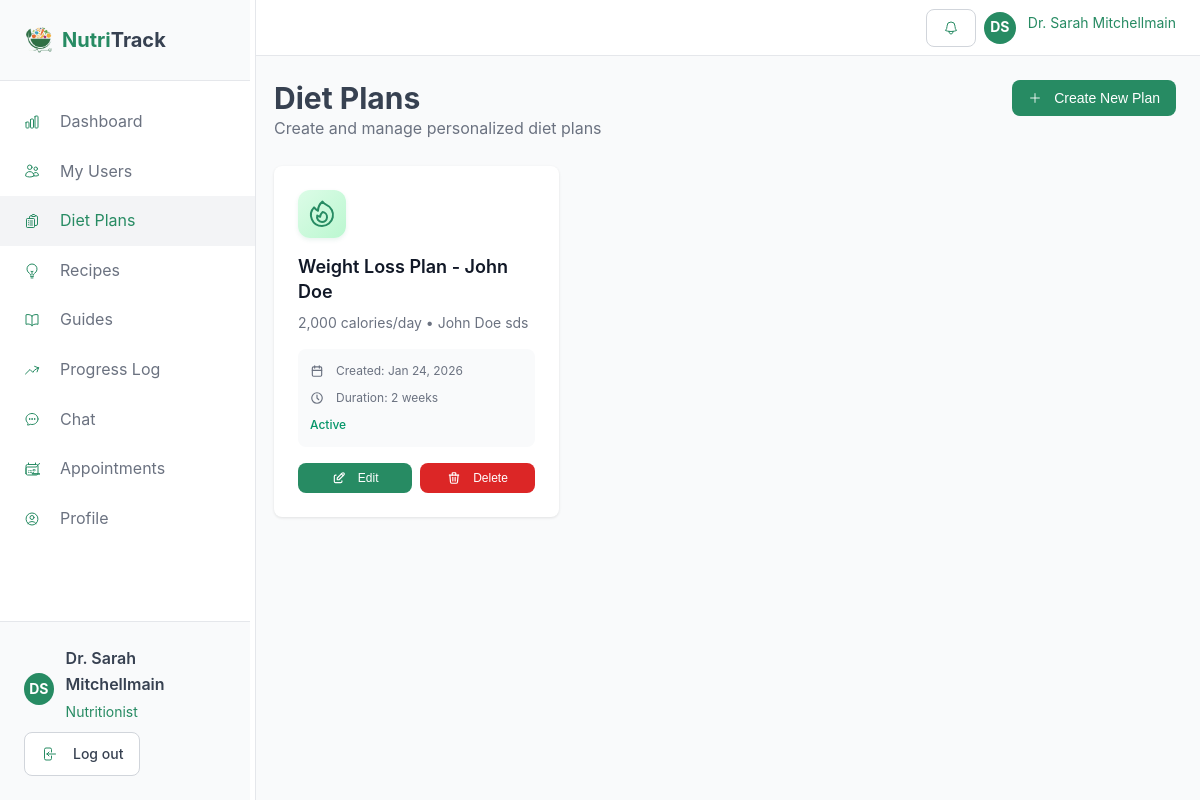
Screenshot of /nutritionists/diet-plans.php (signed in) with the database file from the repository.
### tables this page shows
CREATE TABLE `users` (
  `id` int(11) NOT NULL,
  `name` varchar(100) NOT NULL,
  `email` varchar(100) NOT NULL,
  `password` varchar(255) NOT NULL,
  `phone` varchar(20) DEFAULT NULL,
  `role` enum('user','nutritionist','admin') NOT NULL DEFAULT 'user',
  `status` enum('active','pending','inactive') NOT NULL DEFAULT 'pending',
  `weight` decimal(5,2) DEFAULT NULL,
  `height` decimal(5,2) DEFAULT NULL,
  `age` int(11) DEFAULT NULL,
  `goal` enum('weight_loss','maintain','gain_weight','build_muscle') DEFAULT NULL,
  `health_conditions` text DEFAULT NULL,
  `specialty` varchar(100) DEFAULT NULL,
  `bio` text DEFAULT NULL,
  `rating` decimal(3,2) DEFAULT NULL,
  `nutritionist_id` int(11) DEFAULT NULL,
  `created_at` timestamp NOT NULL DEFAULT current_timestamp(),
  `updated_at` timestamp NOT NULL DEFAULT current_timestamp() ON UPDATE current_timestamp(),
  `profile_image` varchar(255) DEFAULT NULL
);

CREATE TABLE `diet_plans` (
  `id` int(11) NOT NULL,
  `user_id` int(11) NOT NULL,
  `nutritionist_id` int(11) NOT NULL,
  `name` varchar(100) NOT NULL,
  `description` text DEFAULT NULL,
  `daily_calories` int(11) DEFAULT NULL,
  `protein_goal` int(11) DEFAULT NULL,
  `carbs_goal` int(11) DEFAULT NULL,
  `fat_goal` int(11) DEFAULT NULL,
  `duration_weeks` int(11) DEFAULT NULL,
  `start_date` date DEFAULT NULL,
  `status` enum('active','completed','cancelled') DEFAULT 'active',
  `created_at` timestamp NOT NULL DEFAULT current_timestamp()
);

### nutritionists/diet-plans.php (the view, shortened to what this page needs)
<?php
require_once '../includes/session.php';
$db = getDB();
$nutritionistId = $_SESSION['user_id'];
$stmt = $db->prepare("SELECT dp.*, u.name as user_name
                      FROM diet_plans dp
                      JOIN users u ON dp.user_id = u.id
                      WHERE dp.nutritionist_id = ?
                      ORDER BY dp.created_at DESC");
$stmt->execute([$nutritionistId]);
$dietPlans = $stmt->fetchAll();
include 'header.php';
?>
<div class="space-y-6">
    <div class="page-header">
        <div>
            <h1 class="text-3xl font-bold">Diet Plans</h1>
            <p class="text-muted-foreground">Create and manage personalized diet plans</p>
        </div>
        <button class="btn btn-primary" onclick="showCreatePlanModal()">
<svg xmlns="http://www.w3.org/2000/svg" fill="none" viewBox="0 0 24 24" stroke="currentColor" style="width:14px;height:14px;stroke-width:1.5;color:#fff;vertical-align:middle;margin-right:4px;">
  <path stroke-linecap="round" stroke-linejoin="round" d="M12 4.5v15m7.5-7.5h-15" />
</svg> Create New Plan</button>
    </div>
    <div id="dietPlansContainer" class="grid sm:grid-cols-2 lg:grid-cols-3 gap-6">
        <?php if (empty($dietPlans)): ?>
        <div class="col-span-2 text-center py-12">
            <p class="text-muted-foreground">No diet plans yet. Click "Create New Plan" to get started.</p>
        </div>
        <?php else: ?>
        <?php foreach ($dietPlans as $plan): ?>
        <div class="diet-plan-card" data-plan-id="<?= $plan['id'] ?>">
            <div class="diet-plan-content">
                <div class="diet-plan-icon">
                </div>
                <h3 class="diet-plan-title"><?= htmlspecialchars($plan['name']) ?></h3>
                <p class="diet-plan-description"><?= number_format($plan['daily_calories']) ?> calories/day • <?= htmlspecialchars($plan['user_name']) ?></p>
                <div class="diet-plan-meta">
                    <span class="meta-item">
                        Created: <?= date('M d, Y', strtotime($plan['created_at'])) ?>
                    </span>
                    <span class="meta-item">
                        <svg xmlns="http://www.w3.org/2000/svg" width="14" height="14" viewBox="0 0 24 24" fill="none" stroke="currentColor" stroke-width="2" stroke-linecap="round" stroke-linejoin="round" style="vertical-align:middle;margin-right:4px;"><path d="M3 12a9 9 0 1 0 18 0a9 9 0 0 0 -18 0" /><path d="M12 7v5l3 3" /></svg>
                        Duration: <?= $plan['duration_weeks'] ?> weeks
                    </span>
                    <span class="meta-item status-<?= $plan['status'] ?>">
                        <?= ucfirst($plan['status']) ?>
                    </span>
                </div>
                <div class="diet-plan-actions">
                    <button class="btn btn-primary btn-sm" onclick="editPlan(<?= $plan['id'] ?>, '<?= htmlspecialchars(addslashes($plan['name'])) ?>', <?= $plan['daily_calories'] ?>, <?= $plan['duration_weeks'] ?>, '<?= htmlspecialchars(addslashes($plan['description'] ?? '')) ?>', '<?= $plan['status'] ?>')">
                        Edit
                    </button>
                    <button class="btn btn-danger btn-sm" onclick="deletePlan(<?= $plan['id'] ?>, '<?= htmlspecialchars(addslashes($plan['name'])) ?>')">
                        Delete
                    </button>
                </div>
            </div>
        </div>
        <?php endforeach; ?>
        <?php endif; ?>
    </div>
</div>
<?php include 'footer.php'; ?>

### nutritionists/header.php (shortened to what this page needs)
<?php
require_once '../includes/session.php';
$user = getCurrentUser();
?>
<!DOCTYPE html>
<html lang="en">
<head>
    <link rel="stylesheet" href="http://localhost/Health%20DIet/style.css">
</head>
<body>
    <div class="user-layout">
        <aside class="sidebar">
            <div class="sidebar-header">
                <a href="dashboard.php" class="logo">
                    <div style="display:flex; justify-self: center;">
                        <img style="width:30px;height:30px" src="../assets/images/nutritrak_logo-removebg-preview.png" alt="NutriTrack Logo">
                    </div>
                    <span class="logo-text"><span style="color:#278b63;">Nutri</span>Track</span>
                </a>
            </div>
            <nav class="sidebar-nav">
                <a href="dashboard.php" class="<?php echo basename($_SERVER['PHP_SELF']) == 'dashboard.php' ? 'active' : ''; ?>">
 Dashboard
                </a>
                <a href="users.php" class="<?php echo basename($_SERVER['PHP_SELF']) == 'users.php' ? 'active' : ''; ?>">
 My Users
                </a>
                <a href="diet-plans.php" class="<?php echo basename($_SERVER['PHP_SELF']) == 'diet-plans.php' ? 'active' : ''; ?>">
 Diet Plans
                </a>
                <a href="suggestions.php" class="<?php echo basename($_SERVER['PHP_SELF']) == 'suggestions.php' ? 'active' : ''; ?>">
 Recipes
                </a>
                <a href="guides.php" class="<?php echo basename($_SERVER['PHP_SELF']) == 'guides.php' ? 'active' : ''; ?>">
 Guides
                </a>
                <a href="progress.php" class="<?php echo basename($_SERVER['PHP_SELF']) == 'progress.php' ? 'active' : ''; ?>">
 Progress Log
                </a>
                <a href="chat.php" class="<?php echo basename($_SERVER['PHP_SELF']) == 'chat.php' ? 'active' : ''; ?>">
 Chat
                </a>
                <a href="appointments.php" class="<?php echo basename($_SERVER['PHP_SELF']) == 'appointments.php' ? 'active' : ''; ?>">
 Appointments
                </a>
                <a href="settings.php" class="<?php echo basename($_SERVER['PHP_SELF']) == 'settings.php' ? 'active' : ''; ?>">
 Profile
                </a>
            </nav>
            <div class="sidebar-footer">
                <div class="user-info" onclick="showProfilePopup()" style="cursor: pointer;">
                    <?php echo getUserAvatar($user, '2rem'); ?>
                    <div>
                        <div class="team-name"><?php echo $user['name']; ?></div>
                        <div class="team-role">Nutritionist</div>
                    </div>
                </div>
                <a href="../landing page/auth.php?logout=1" class="btn btn-outline">
 Log out
                </a>
            </div>
        </aside>
        <div class="main-content">
            <header class="top-bar">
                <div class="header-actions">
                    <div class="user-info">
                        <button class="btn btn-outline" onclick="toggleNotifications()" id="notificationBtn">
                        </button>
                    </div>
                    <div class="user-info" onclick="showProfilePopup()" style="cursor: pointer;">
                        <?php echo getUserAvatar($user, '2rem'); ?>
                        <span class="team-role"><?php echo $user['name']; ?></span>
                    </div>
                </div>
            </header>
            <main class="content-area">

### includes/session.php (shortened to what this page needs)
<?php
function getCurrentUser() {
    try {
        $db = getDB();
        $stmt = $db->prepare("SELECT * FROM users WHERE id = ?");
        $stmt->execute([$_SESSION['user_id']]);
        return $stmt->fetch();
    } catch (PDOException $e) {
        error_log("Error fetching user: " . $e->getMessage());
        return null;
    }
}
function getUserInitials($name = null) {
    $name = $name ?: ($_SESSION['user_name'] ?? 'U');
    $parts = explode(' ', $name);
    return strtoupper(substr($parts[0], 0, 1) . (isset($parts[1]) ? substr($parts[1], 0, 1) : ''));
}
function getUserAvatar($user, $size = '2rem', $class = 'user-avatar') {
    if (!empty($user['profile_image']) && file_exists(__DIR__ . '/../' . $user['profile_image'])) {
        return '<img src="../' . htmlspecialchars($user['profile_image']) . '" alt="Profile" class="' . $class . '" style="width: ' . $size . '; height: ' . $size . '; border-radius: 50%; object-fit: cover;">';
    } else {
        return '<div class="' . $class . '" style="width: ' . $size . '; height: ' . $size . ';">' . getUserInitials($user['name']) . '</div>';
    }
}
?>

### nutritionists/diet-plans.php (style rules this page uses)
.status-active { color: #059669; font-weight: 500; }
.btn-danger { background: #dc2626; color: white; border: none; }

### rows the page displays
users: name "DS DS", name "Dr. Sarah Mitchellmain"
diet_plans: name "Weight Loss Plan - John Doe", daily_calories "2,000", user.name "John Doe sds", created_at "Jan 24, 2026", duration_weeks "2", status "Active"
